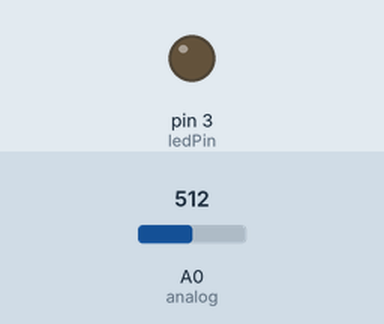
This sketch was run on a simulated Arduino Uno, built with avr-gcc and run on an emulated ATmega328P. Parts: output pins drawn as LEDs (lit = HIGH). The inputs (shaded band) are chosen by the test bench; at power-on: A0 (analog) = 512.

Above: at 1.2 s.
1.3 s: A0 (analog) set to 716
At 2.5 s:
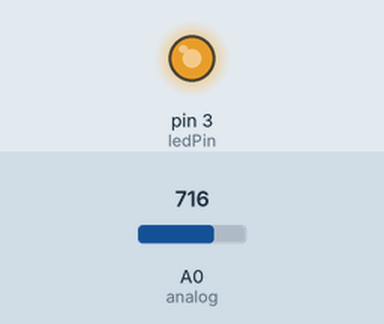
2.8 s: A0 (analog) set to 753
At 4.0 s:
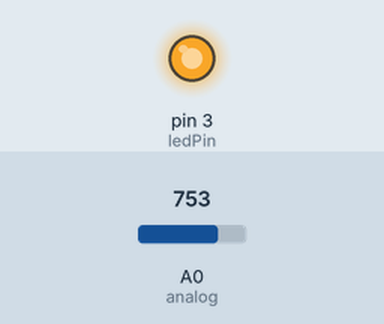
4.3 s: A0 (analog) set to 768
At 4.7 s:
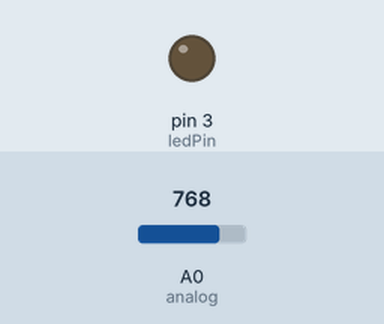
5.8 s: A0 (analog) set to 900
At 6.2 s:
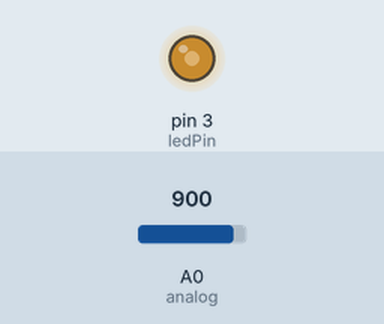
7.3 s: A0 (analog) set to 306
At 8.2 s:
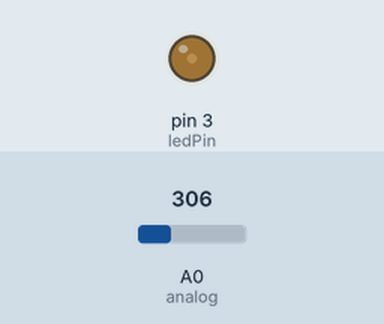
8.8 s: A0 (analog) set to 0
At 9.6 s:
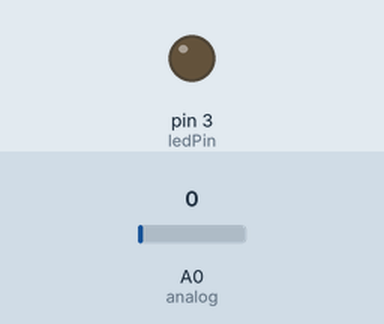
Timing chart, 0 to 11.3 s (numbered marks = the images above; inputs shaded):
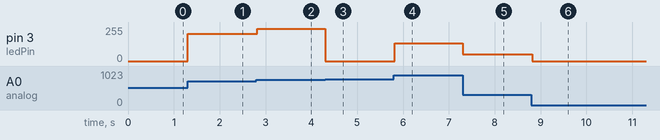

The sketch:

controllLedLight.ino
```cpp
int ledPin=3;
int analog=14;
int value=0;
int light=0;
void setup() {
  // put your setup code here, to run once:
  pinMode(ledPin,OUTPUT);
  Serial.begin(9600);
}

void loop() {
  // put your main code here, to run repeatedly:
  value=analogRead(analog);
  analogWrite(ledPin,value);
  delay(20);
}
```

Measured:
- the behaviour switches between 767 and 768 on A0 (analog) (found by bisection; images 2 and 3)
- after the input at 1.3 s, pin 3 (ledPin): 0/255 → 204/255 at once
- after the input at 2.8 s, pin 3 (ledPin): 204/255 → 241/255 at once
- after the input at 4.3 s, pin 3 (ledPin): 241/255 → 0/255 at once
- after the input at 5.8 s, pin 3 (ledPin): 0/255 → 132/255 at once
- after the input at 7.3 s, pin 3 (ledPin): 132/255 → 50/255 at once
- after the input at 8.8 s, pin 3 (ledPin): 50/255 → 0/255 at once
